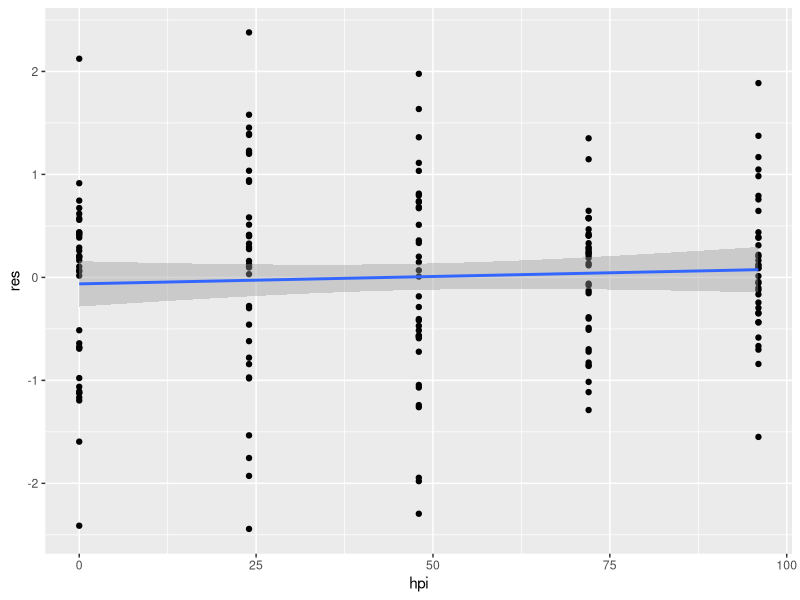
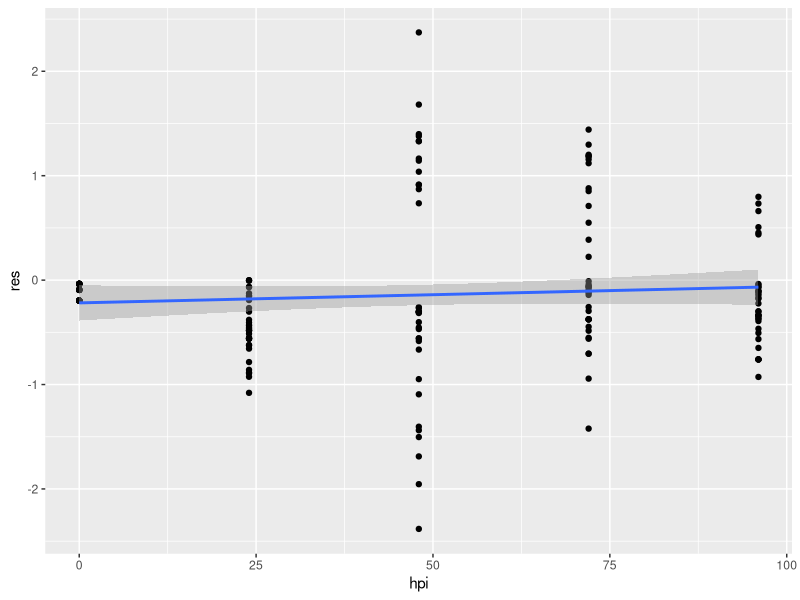
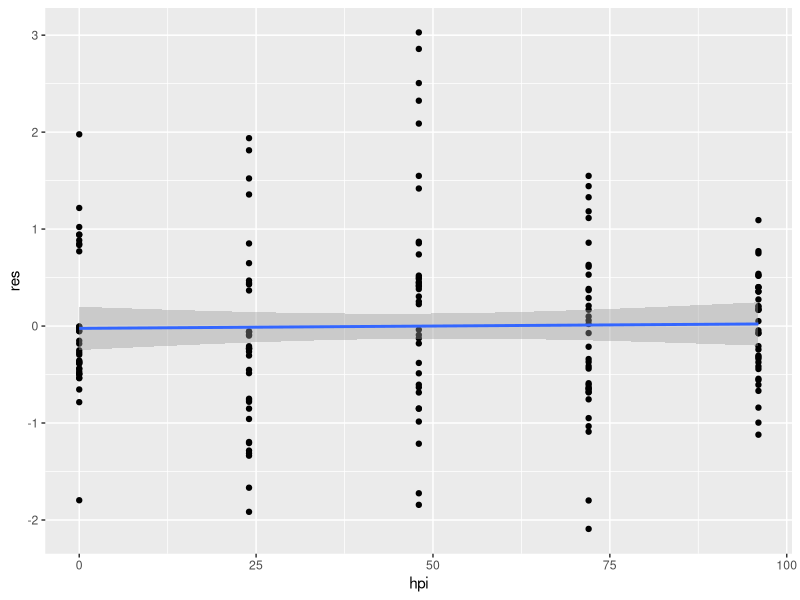
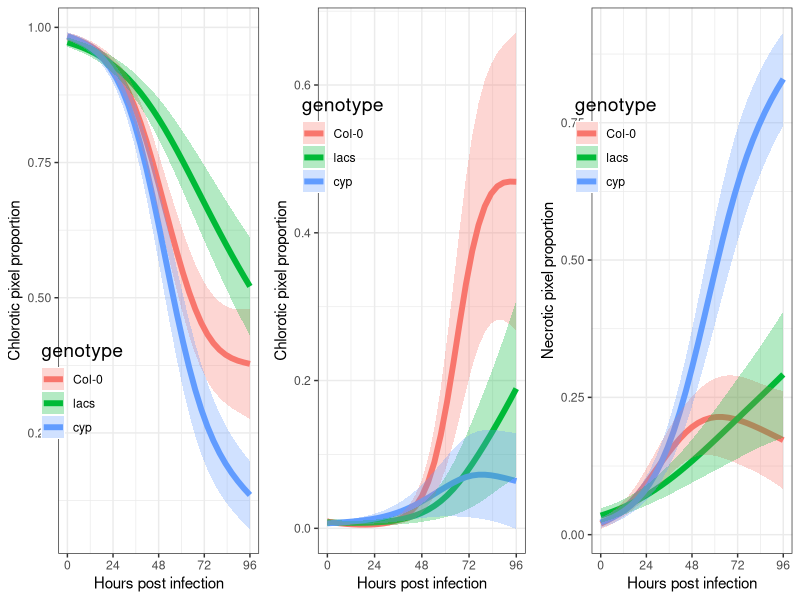

R code for these plots, in order: (Note: this script raises an error after producing the figures.)

# Load libraries ----------------------------------------------------------

#use library function to call the packages
library(tidyverse)
library(readxl)
library(broom)
library(gridExtra)
library(mgcv)


# Import data -------------------------------------------------------------

#set wd
setwd("yourpath/rgb") #set your own path

#import data
df10 = read_csv("bc007_rgb_curated.csv")


# data wrangling ----------------------------------------------------------

#relevel genotypes
df10$genotype = factor(df10$genotype, levels = c("Col-0", "lacs", "cyp"))

#Rename clusters
df10$cluster = factor(df10$cluster, levels = c("Healthy", "Chlorotic", "Necrotic"))

#model symptomatic size with gams

# create a leaf_id column for modelling
df11 = df10 %>%
  unite(col = "leaf_id", tray, pos, sep = "_", remove = F) %>%
  mutate_at(.vars = vars(leaf_id), .funs = funs(factor))%>%
  droplevels() %>% 
  mutate(size = size + 0.000001) # add a small value to prevent model missbehaving in those with lot of zeroes.

# create dataframe for healthy pixels only
df11_hl = df11 %>%
  filter(cluster == "Healthy") %>%
  mutate_at(.vars = vars(leaf_id), .funs = funs(factor))%>%
  droplevels()

# create dataframe for necrotic pixels only
df11_nc = df11 %>%
  filter(cluster == "Necrotic") %>%
  mutate_at(.vars = vars(leaf_id), .funs = funs(factor))%>%
  droplevels()

# create dataframe for chlorotic pixels only
df11_cl = df11 %>%
  filter(cluster == "Chlorotic") %>%
  mutate_at(.vars = vars(leaf_id), .funs = funs(factor))%>%
  droplevels() 


# Fit models --------------------------------------------------------------

# fit gam model with and without adding the genotype term to healthy pixels dataframe
m.g.h.0 = gam(size ~ s(hpi, k = 4) + s(hpi, leaf_id, bs = "re"), data = df11_hl, family = "betar")
m.g.h.1 = gam(size ~ s(hpi, by = genotype, k = 4) + s(hpi, leaf_id, bs = "re") + genotype, data = df11_hl, family = "betar")

# fit gam model with and without adding the genotype term to chlorotic pixels dataframe
m.g.c.0 = gam(size ~ s(hpi, k = 4) + s(hpi, leaf_id, bs = "re"), data = df11_cl, family = "betar")
m.g.c.1 = gam(size ~ s(hpi, by = genotype, k = 4) + s(hpi, leaf_id, bs = "re") + genotype, data = df11_cl, family = "betar")

# fit gam model with and without adding the genotype term to necrotic pixels dataframe
m.g.n.0 = gam(size ~ s(hpi, k = 4) + s(hpi, leaf_id, bs = "re"), data = df11_nc, family = "betar")
m.g.n.1 = gam(size ~ s(hpi, by = genotype, k = 4) + s(hpi, leaf_id, bs = "re") + genotype, data = df11_nc, family = "betar")


# extract predicted values ------------------------------------------------
#Healthy
newdata = df11_hl %>% 
  select(hpi, genotype, leaf_id) %>%
  filter(hpi == 0) %>%
  select(-hpi) %>% 
  slice(rep(row_number(), 31)) %>%
  mutate(hpi = rep(seq(0,96,3.2), each = 36))

#predict data
prd.h = predict.gam(m.g.h.1, newdata = newdata, se.fit = T,  exclude = "s(hpi, leaf_id)", type = "response")

#bind predicted data to newdata
prd.h2 = newdata

prd.h2$size_prd = prd.h$fit
prd.h2$se = prd.h$se.fit

#summarize to remove repeated data generated by omitting and calculate confidence intervals
prd.h3 = prd.h2 %>%
  group_by(hpi, genotype) %>%
  summarize(size = mean(size_prd), se = mean(se)) %>%
  mutate(up = size + se*1.96, low = size - se*1.96) %>%
  arrange(genotype)

#Relevel col-0 as the first factor level
prd.h3$genotype = relevel(prd.h3$genotype, "Col-0")

#Chlorotic
newdata = df11_cl %>% 
  select(hpi, genotype, leaf_id) %>%
  filter(hpi == 0) %>%
  select(-hpi) %>% 
  slice(rep(row_number(), 31)) %>%
  mutate(hpi = rep(seq(0,96,3.2), each = 36))

#predict data
prd.c = predict.gam(m.g.c.1, newdata = newdata, se.fit = T,  exclude = "s(hpi, leaf_id)", type = "response")

#bind predicted data to newdata
prd.c2 = newdata

prd.c2$size_prd = prd.c$fit
prd.c2$se = prd.c$se.fit

#summarize to remove repeated data generated by omitting and calculate confidence intervals
prd.c3 = prd.c2 %>%
  group_by(hpi, genotype) %>%
  summarize(size = mean(size_prd), se = mean(se)) %>%
  mutate(up = size + se*1.96, low = size - se*1.96) %>%
  arrange(genotype)

#Relevel col-0 as the first factor level
prd.c3$genotype = relevel(prd.c3$genotype, "Col-0")

#Necrotic
newdata = df11_nc %>% 
  select(hpi, genotype, leaf_id) %>%
  filter(hpi == 0) %>%
  select(-hpi) %>% 
  slice(rep(row_number(), 31)) %>%
  mutate(hpi = rep(seq(0,96,3.2), each = 36))

#predict data
prd.n = predict.gam(m.g.n.1, newdata = newdata, se.fit = T,  exclude = "s(hpi, leaf_id)", type = "response")

#bind predicted data to newdata
prd.n2 = newdata


prd.n2$size_prd = prd.n$fit
prd.n2$se = prd.n$se.fit

#summarize to remove repeated data generated by omitting and calculate confidence intervals
prd.n3 = prd.n2 %>%
  group_by(hpi, genotype) %>%
  summarize(size = mean(size_prd), se = mean(se)) %>%
  mutate(up = size + se*1.96, low = size - se*1.96) %>%
  arrange(genotype)

#Relevel col-0 as the first factor level
prd.n3$genotype = relevel(prd.n3$genotype, "Col-0")



# Final plot --------------------------------------------------------------

p.rgb.1 = prd.h3 %>%
  ggplot(aes_string("hpi", "size", ymin = "low", ymax = "up", color = "genotype", fill = "genotype"))+
  scale_x_continuous(breaks = c(0,24,48,72,96))+
  geom_line(size = 2)+
  geom_ribbon(alpha = 0.3, color = NA)+
  theme_bw()+
  labs(y = "Chlorotic pixel proportion", x = "Hours post infection")+
  theme(legend.position=c(0.12, 0.3),legend.title=element_text(size=14),
        legend.background = element_blank(),
        legend.box.background = element_blank())

p.rgb.2 = prd.c3 %>%
  ggplot(aes_string("hpi", "size", ymin = "low", ymax = "up", color = "genotype", fill = "genotype"))+
  scale_x_continuous(breaks = c(0,24,48,72,96))+
  geom_line(size = 2)+
  geom_ribbon(alpha = 0.3, color = NA)+
  theme_bw()+
  labs(y = "Chlorotic pixel proportion", x = "Hours post infection")+
  theme(legend.position=c(0.12, 0.75),legend.title=element_text(size=14),
        legend.background = element_blank(),
        legend.box.background = element_blank())

p.rgb.3 = prd.n3 %>%
  ggplot(aes_string("hpi", "size", ymin = "low", ymax = "up", color = "genotype", fill = "genotype"))+
  scale_x_continuous(breaks = c(0,24,48,72,96))+
  geom_line(size = 2)+
  geom_ribbon(alpha = 0.3, color = NA)+
  theme_bw()+
  labs(y = "Necrotic pixel proportion", x = "Hours post infection")+
  theme(legend.position=c(0.12, 0.75),legend.title=element_text(size=14),
        legend.background = element_blank(),
        legend.box.background = element_blank())


#export data
require(gridExtra)
cairo_pdf("rgb_gam_beta.pdf", width = 12, height = 3.5)
grid.arrange(p.rgb.1, p.rgb.2, p.rgb.3, ncol = 3)
dev.off()


# Check residuals ---------------------------------------------------------

#Healthy
df.h.r = df11_hl
df.h.r$fit = fitted(m.g.h.1)
df.h.r$res = resid(m.g.h.1)

df.h.r %>%
  ggplot(aes(hpi, res))+
  geom_point()+
  stat_smooth(method = "gam", formula = y ~ s(x, k = 3))

#chlorotic
df.c.r = df11_cl
df.c.r$fit = fitted(m.g.c.1)
df.c.r$res = resid(m.g.c.1)

df.c.r %>%
  ggplot(aes(hpi, res))+
  geom_point()+
  stat_smooth(method = "gam", formula = y ~ s(x, k = 3))

#Necrotic
df.n.r = df11_nc
df.n.r$fit = fitted(m.g.n.1)
df.n.r$res = resid(m.g.n.1)

df.n.r %>%
  ggplot(aes(hpi, res))+
  geom_point()+
  stat_smooth(method = "gam", formula = y ~ s(x, k = 3))



# programming to calculate individual lines significance ------------------

require(broom)

#Healthy
output = as_tibble(setNames(data.frame(matrix(ncol = 4, nrow = 0)), c("geno", "aic1", "aic2", "aic_diff"))) #create an empty output file

#function aic diff
modf = function(i) {
  z = df11_hl %>%
    filter(genotype == "Col-0" | genotype == i) %>%
    droplevels()
  
  m1 = gam(size ~ s(hpi, k = 4) + s(hpi, leaf_id, bs = "re"), data = z, family = "betar")
  m2 = gam(size ~ s(hpi, by = genotype, k = 4) + s(hpi, leaf_id, bs = "re") + genotype, data = z, family = "betar")
  
  aic = c(AIC(m1), AIC(m2))
  
  output <<- bind_rows(output, tibble(geno = i, aic1 = AIC(m1), aic2 = AIC(m2), 
                                      aic_diff = min(aic) - max(aic)))
}


#create a genotype list
gen = c('lacs', 'cyp')

#get aic diff
map(gen, modf)

write_csv(output, "healthy_stats_aic.csv")

#Chlorotic
output = as_tibble(setNames(data.frame(matrix(ncol = 4, nrow = 0)), c("geno", "aic1", "aic2", "aic_diff"))) #create an empty output file

#function for aic
modf = function(i) {
  z = df11_cl %>%
    filter(genotype == "Col-0" | genotype == i) %>%
    droplevels()
  
  m1 = gam(size ~ s(hpi, k = 4) + s(hpi, leaf_id, bs = "re"), data = z, family = "betar")
  m2 = gam(size ~ s(hpi, by = genotype, k = 4) + s(hpi, leaf_id, bs = "re") + genotype, data = z, family = "betar")
  
  aic = c(AIC(m1), AIC(m2))
  
  output <<- bind_rows(output, tibble(geno = i, aic1 = AIC(m1), aic2 = AIC(m2), 
                                      aic_diff = min(aic) - max(aic)))
}

#get aic
map(gen, modf)

#export
write.csv(output, "chlorotic_stats_aic.csv")

#Necrotic
output = as_tibble(setNames(data.frame(matrix(ncol = 4, nrow = 0)), c("geno", "aic1", "aic2", "aic_diff"))) #create an empty output file

#function for aic
modf = function(i) {
  z = df11_nc %>%
    filter(genotype == "Col-0" | genotype == i) %>%
    droplevels()
  
  m1 = gam(size ~ s(hpi, k = 4) + s(hpi, leaf_id, bs = "re"), data = z, family = "betar")
  m2 = gam(size ~ s(hpi, by = genotype, k = 4) + s(hpi, leaf_id, bs = "re") + genotype, data = z, family = "betar")
  
  aic = c(AIC(m1), AIC(m2))
  
  output <<- bind_rows(output, tibble(geno = i, aic1 = AIC(m1), aic2 = AIC(m2), 
                                      aic_diff = (min(aic) - max(aic))))
}

#get aic
map(gen, modf)

#export
write.csv(output, "necrotic_stats_aic.csv")


#Figure 5----------------------------------------------

#dataframe with only col and lacs
dat1 = df11_hl %>% 
  filter(genotype %in% c('Col-0', 'lacs'))

#fit models
base = gam(size ~ s(hpi, k = 4) + s(hpi, leaf_id, bs = "re"), data = dat1, family = "betar")
mod1 = gam(size ~ s(hpi, by = genotype, k = 4) + s(hpi, leaf_id, bs = "re") + genotype, data = dat1, family = "betar")

#create newdata for base model
newdata = dat1 %>% 
  select(hpi, leaf_id) %>%
  filter(hpi == 0) %>%
  select(-hpi) %>% 
  slice(rep(row_number(), 31)) %>%
  mutate(hpi = rep(seq(0,96,3.2), each = 24))

#predict base model
prd.base = predict.gam(base, newdata = newdata, se.fit = T,  exclude = "s(hpi, leaf_id)", type = "response")

#bind predicted data to newdata for base model
prd.base2 = newdata

prd.base2$size_prd = prd.base$fit
prd.base2$se = prd.base$se.fit

#summarize to remove repeated data generated 
#by omitting and calculate confidence intervals for base model
prd.base3 = prd.base2 %>%
  group_by(hpi) %>%
  summarize(size = mean(size_prd), se = mean(se)) %>%
  mutate(up = size + se*1.96, low = size - se*1.96)

#create newdata for mod1
newdata = dat1 %>% 
  select(hpi, genotype, leaf_id) %>%
  filter(hpi == 0) %>%
  select(-hpi) %>% 
  slice(rep(row_number(), 31)) %>%
  mutate(hpi = rep(seq(0,96,3.2), each = 24))

#predict base model
prd.mod1 = predict.gam(mod1, newdata = newdata, se.fit = T,  exclude = "s(hpi, leaf_id)", type = "response")

#bind predicted data to newdata for base model
prd.mod1.2 = newdata

prd.mod1.2$size_prd = prd.mod1$fit
prd.mod1.2$se = prd.mod1$se.fit

#summarize to remove repeated data generated 
#by omitting and calculate confidence intervals for base model
prd.mod1.3 = prd.mod1.2 %>%
  group_by(hpi, genotype) %>%
  summarize(size = mean(size_prd), se = mean(se)) %>%
  mutate(up = size + se*1.96, low = size - se*1.96)
## create plots
p1 = dat1 %>% 
  ggplot(aes(hpi, size))+
  scale_x_continuous(breaks = c(0,24,48,72,96))+
  geom_point()+
  geom_line(aes(hpi, size), size = 2, data = prd.base3)+
  geom_ribbon(aes(hpi, ymin = low, ymax = up), size = 2, data = prd.base3, alpha = 0.3, fill = 'black')+
  theme_bw()+
  labs(y = "Chlorotic pixel proportion", x = "Hours post infection")+
  theme(legend.position=c(0.12, 0.3),legend.title=element_text(size=14),
        legend.background = element_blank(),
        legend.box.background = element_blank())


p2 = dat1 %>% 
  ggplot()+
  scale_x_continuous(breaks = c(0,24,48,72,96))+
  geom_point(aes(hpi, size, color = genotype))+
  geom_line(aes(hpi, size, color = genotype), size = 2, data = prd.mod1.3)+
  geom_ribbon(aes(hpi, ymin = low, ymax = up, fill = genotype), size = 2, data = prd.mod1.3, alpha = 0.3)+
  theme_bw()+
  labs(y = "Chlorotic pixel proportion", x = "Hours post infection")+
  theme(legend.position=c(0.12, 0.3),legend.title=element_text(size=14),
        legend.background = element_blank(),
        legend.box.background = element_blank())

#export plots
require(gridExtra)
cairo_pdf('figure_5.pdf', width = 10, height = 4)
grid.arrange(p1, p2, ncol = 2)
dev.off()
